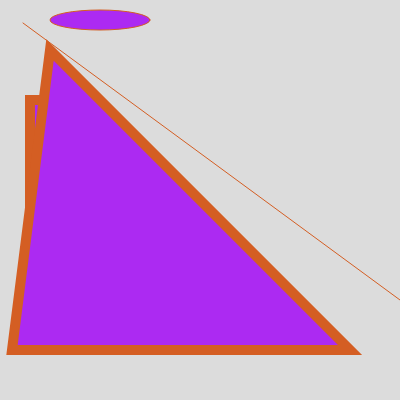
Frame 1 (no input)
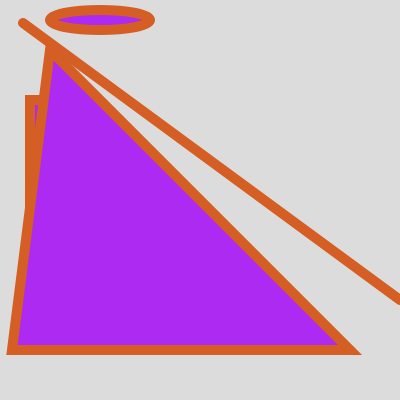
Frame 60 (no input)
Frame 120 (the mouse pressed at the canvas centre since frame 60): identical to frame 60, image omitted

The p5.js sketch that drew these frames (run headless with seeded random() and noise() and a simulated clock; from frame 60 on, the mouse is pressed at the canvas centre):

// p5.js sketch
// ── sketch.js
function setup()
{
	//create a large square canvas
	createCanvas(400, 400);
	fill(172,42,242)
	stroke(212,94,35)
}

function draw()
{
	background(220)
	line(23,23,400,300)
	ellipse(100,20,100,20)
	strokeWeight(10)
	rect(30,100,30,200)
	triangle(12,350,50,50,350,350)

}
